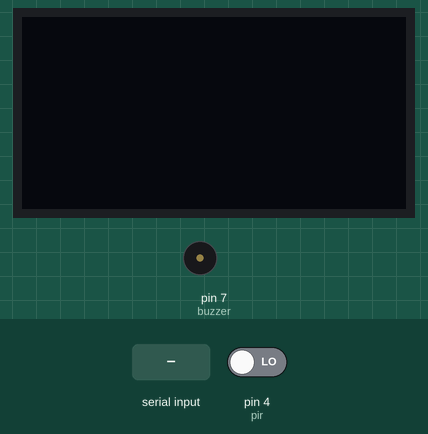
Recording of a sketch running on a simulated Arduino Uno, built with avr-gcc and run on an emulated ATmega328P. On the bench: 128×64 one-colour display, buzzer (waves = sounding, pin HIGH). The test bench sets the inputs (shaded band); at power-on: pin 4 (pir) LOW. What the sketch prints to the serial monitor is not drawn.

Above: at 1.2 s.
1.3 s: pin 4 (pir) driven HIGH
At 1.7 s:
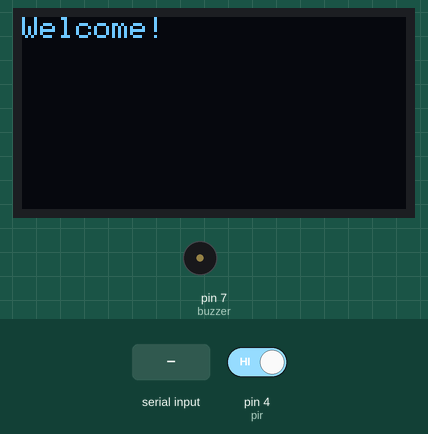
2.8 s: "1\n" received over Serial
At 3.7 s:
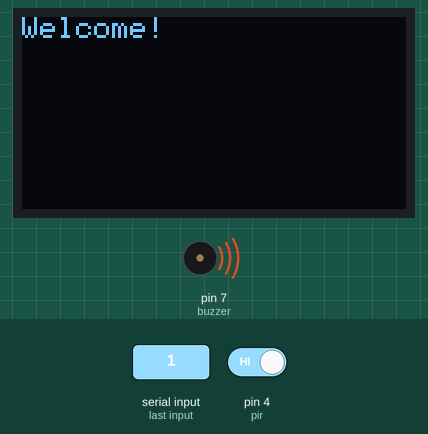
4.3 s: "0\n" received over Serial
At 5.7 s:
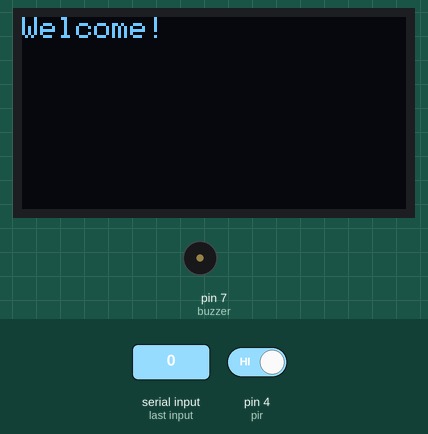
Timing chart, 0 to 7.3 s (numbered marks = the images above; inputs shaded):
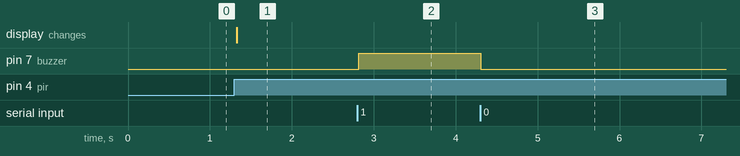

Measured:
- after the input at 1.3 s, the display: changes at once (image 1)
- after the input at 2.8 s, pin 7 (buzzer): LOW → HIGH at once
- after the input at 4.3 s, pin 7 (buzzer): HIGH → LOW at once

The sketch:

WirelessDoorBell.ino
```cpp
#include <Adafruit_SSD1306.h>
#include <Wire.h>
#include <Adafruit_GFX.h>
#define OLED_RESET -1
#define SCREEN_WIDTH 128
#define SCREEN_HEIGHT 64
#define OLED_ADDRESS 0x3C

Adafruit_SSD1306 display(SCREEN_WIDTH, SCREEN_HEIGHT, &Wire, OLED_RESET);
int buzzer=7;
int pir=4;

char Incoming_value = 0;
int counter=0;
void setup()
{
    if(!display.begin(SSD1306_SWITCHCAPVCC, 0x3C)) {
    Serial.println(F("SSD1306 allocation failed"));
    for(;;);
   }
    display.clearDisplay();
     display.setTextSize(1);
  display.setTextColor(SSD1306_WHITE);
  Serial.begin(9600);
  pinMode(buzzer, OUTPUT);
}

void loop()
{
  int sensorReading=digitalRead(pir);
  if (sensorReading==HIGH) {
     display.setCursor(0,0);
      display.clearDisplay();
      display.println("Welcome!");
        display.display();

  if(Serial.available() > 0)
  {
    Incoming_value = Serial.read();
    Serial.print(Incoming_value);
    Serial.print("\n");
    if(Incoming_value == '1')
      {
        digitalWrite(buzzer, HIGH);
      counter++;
        display.clearDisplay();
      display.println("Visitor: ");
      display.println(counter);
       }
    else if(Incoming_value == '0')
      digitalWrite(buzzer, LOW);
  }
  }
}
```
